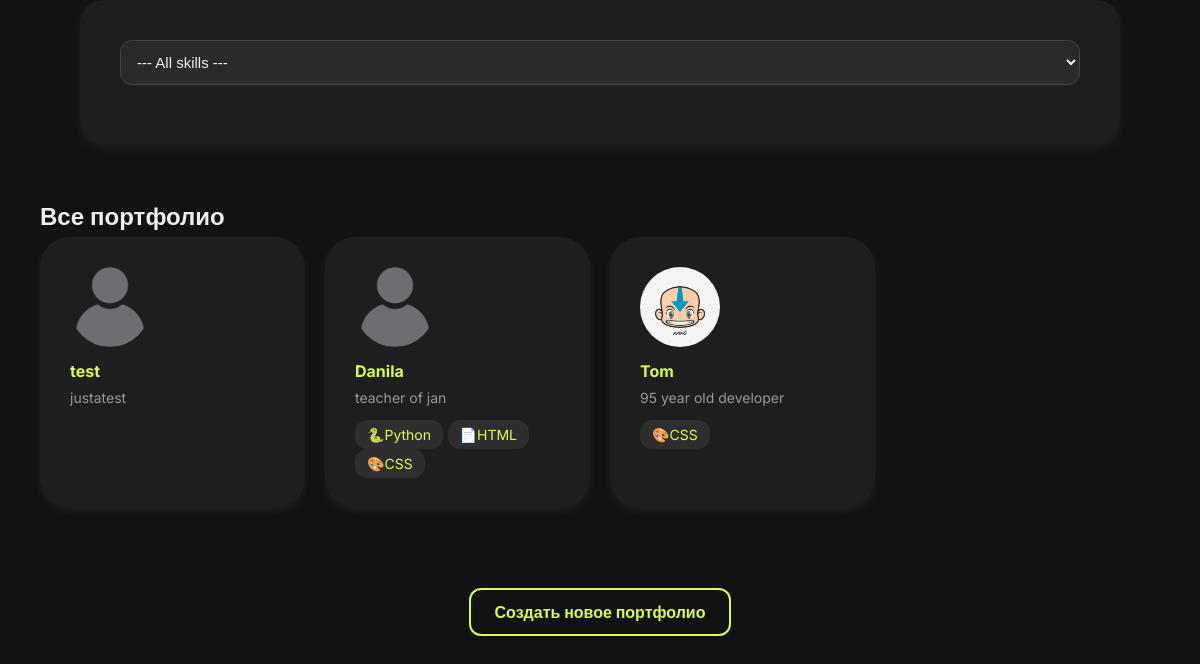
The page / on the database its author committed.
### tables this page shows
CREATE TABLE portfolio (id integer primary key autoincrement, uuid text, name text, bio text, github text, telegram text, avatar text, skills text);

### main.py (the view)
@app.route('/')
def index():
    connection = sqlite3.connect('portfolios.db', check_same_thread=False)
    cursor = connection.cursor()
    everything = cursor.execute('select * from portfolio').fetchall()
    print(everything)
    filter_skill = request.args.get('skill')
    portfolios = []
    if filter_skill:
        filter_skill = filter_skill.strip().lower()
    else:
        filter_skill = None
    for _,uuid,name,bio,github,telegram,avatar,skills_str in everything:
        skills=[]
        if skills_str:
            for s in skills_str.split(','):
                s = s.strip()
                if s:
                    skills.append(s)
            skills_lower = []
            for s in skills:
                skills_lower.append(s.lower())
        else:
            skills_lower = []
        if filter_skill is None or filter_skill in skills_lower:
            portfolios.append({
                "name": name, 'bio': bio, 'github': github, 'telegram': telegram,
                'avatar': avatar, 'skills': skills_lower, 'uuid': uuid
            })
    return render_template('all_portfolios.html', portfolios=portfolios, tool_icons=tool_icons, current_skill=filter_skill or '')

### templates/all_portfolios.html (shortened to what this page needs)
<!DOCTYPE html>
<html lang="en">
<head>
    <link rel="stylesheet" href="/static/style.css">
</head>
<body>
    <form method="GET" style="max-width: 80%;">
        <select class="form-select"
                name="skill"
                onchange="this.form.submit()">
            <option value="">--- All skills ---</option>
        </select>
    </form>
    <div class="all-portfolio-container">
        <h1 class="all-title">Все портфолио</h1>
        <div class="grid">
            {% for portfolio in portfolios %}
                <div class="card">
                        <img src="{{url_for('static', filename=portfolio.avatar if portfolio.avatar else 'placeholder.png')}}" alt="User">
                        <a href="{{url_for('view_portfolio', uuid=portfolio.uuid)}}">{{portfolio.name}}</a>
                        <p class="bio-preview">{{portfolio.bio}}</p>
                        <div class="tool-list">
                            {% for tech, icon in tool_icons.items() %}
                                {% if tech.lower() in portfolio.skills %}
                                    <span class="badge">{{ icon }}{{ tech }}</span>
                                {% endif %}
                            {% endfor %}
                        </div>
                </div>
            {% endfor %}
        </div>
    </div>
    <div style="text-align: center; margin-top: 40px;">
        <a href="{{ url_for('form') }}" class="button-secondary">Создать новое портфолио</a>
    </div>
</body>
</html>

### static/style.css (style rules this page uses)
body { margin: 0; font-family: 'Inter', sans-serif; background: #121212; color: #eee; min-height: 100vh; }
h1, h2, h3 { font-family: 'Space Grotesk', sans-serif; }
.container, .all-portfolio-container { padding: 40px; max-width: 1200px; margin: 0 auto; }
form { max-width: 600px; width: 100%; background: #1e1e1e; color: #eee; padding: 40px; margin: auto; border-radius: 24px; box-shadow: 0 4px 12px rgba(255,255,255,0.05); }
input[type="text"], input[type="file"], textarea, select { width: 100%; padding: 12px; background: #2a2a2a; color: #eee; border: 1px solid #444; border-radius: 12px; font-size: 15px; margin-bottom: 20px; box-sizing: border-box; transition: border-color 0.3s ease; }
.profile, .info, .card { background: #1e1e1e; border-radius: 30px; padding: 30px; box-shadow: 0 4px 10px rgba(255,255,255,0.05); color: #eee; }
h1 { font-size: 24px; margin-bottom: 5px; }
.badge { background: #2e2e2e; padding: 6px 12px; border-radius: 12px; font-size: 14px; display: inline-flex; align-items: center; gap: 6px; color: #d8ff4f; }
.grid { display: grid; grid-template-columns: repeat(auto-fill, minmax(220px, 1fr)); gap: 20px; width: 100%; }
.card img { width: 80px; height: 80px; border-radius: 50%; object-fit: cover; }
.card a { text-decoration: none; color: #d8ff4f; font-weight: bold; display: block; margin-top: 10px; }
.bio-preview { font-size: 14px; color: #999; margin-top: 8px; }
.button-secondary { display: inline-block; padding: 12px 24px; background-color: transparent; color: #d8ff4f; border: 2px solid #d8ff4f; border-radius: 12px; font-weight: bold; text-decoration: none; transition: all 0.2s ease; }

### rows shown on the page
portfolio: avatar (placeholder picture), name "test", bio "justatest"
portfolio: name "Danila", bio "teacher of jan", tool_icons "🐍" "📄" "🎨", tool_icons "Python" "HTML" "CSS"
portfolio: avatar (picture), name "Tom", bio "95 year old developer", tool_icons "🎨", tool_icons "CSS"
